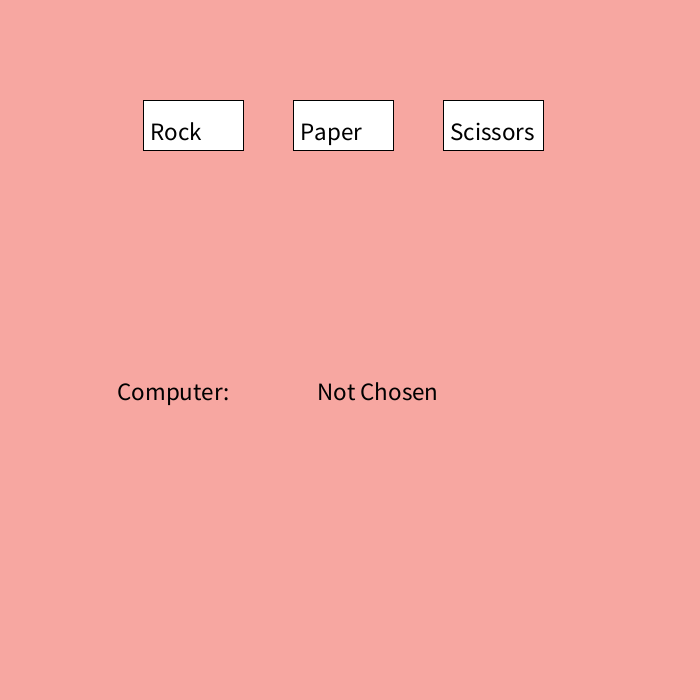
Frame 1 (no input)
Frame 60 (the mouse pressed at the canvas centre just before this capture): identical to frame 1, image omitted
Frame 120 (the mouse held since frame 60 and released just before this capture): identical to frame 1, image omitted

The Processing sketch that drew this single still picture (run headless with seeded random() and noise(); from frame 60 on, the mouse is pressed at the canvas centre):

// Processing sketch: rock_paper_scissors
// ── rock_paper_scissors.pde
String userChoice;
String computerChoice="Not Chosen";
int x=-1;

void setup() {
  size (700, 700);
  textSize(25);
}

void draw() {
  background(#f7a7a1);
  //buttons
  translate(-90, 0);

  if (x==0) {
    computerChoice= "Rock";
  } else if (x==1) {
    computerChoice= "Paper";
  } else if (x==2) {
    computerChoice= "Scissors";
  } else {
    computerChoice="Not Chosen";
  }

  fill(255);
  if (userChoice=="Rock") {
    fill (255, 0, 0);
  } else {
    fill(255);
  }
  rect(width / 3, 100, 100, 50);
  if (userChoice=="Paper") {
    fill (255, 0, 0);
  } else {
    fill(255);
  }
  rect(width / 3 + 150, 100, 100, 50);
  if (userChoice=="Scissors") {
    fill (255, 0, 0);
  } else {
    fill(255);
  }
  rect(width / 3 + 300, 100, 100, 50);
  fill (0);
  translate(7, 0);
  text("Paper", width / 3 + 150, 140);
  text("Scissors", width / 3 + 300, 140);
  text("Rock", width / 3, 140);
  text ("Computer:", 200, 400);
  text(computerChoice, 400, 400);

  if (computerChoice==userChoice) {
    text("DRAW", 400, 500);
  } else if ((computerChoice=="Rock" && userChoice=="Paper")||(computerChoice=="Scissors" && userChoice=="Rock")||(computerChoice=="Paper" && userChoice=="Scissors")) {
    text("YOU WIN!", 400, 500);
  } else if ((computerChoice=="Rock" && userChoice=="Scissors")||(computerChoice=="Scissors" && userChoice=="Paper")||(computerChoice=="Paper" && userChoice=="Rock")) {
    text("YOU LOSE :(", 400, 500);
  }
}





void mousePressed() {

  if (mouseX <= width/3 && mouseX >= width/3-100 && mouseY >= 100 && mouseY <= 150)
  {
    userChoice="Rock";
    x=(int) random (3);
  } else if (mouseX <= width/3 +150 && mouseX >= width/3+50 && mouseY >= 100 && mouseY <= 150) {
    userChoice="Paper";
    x=(int) random (3);
  } else if (mouseX<= width/3 + 300 && mouseX >= width/3+200 && mouseY >= 100 && mouseY <= 150) {
    userChoice="Scissors";
    x=(int) random (3);
  } else {
    userChoice="Not Pressed";
  }

  println(userChoice);
}
